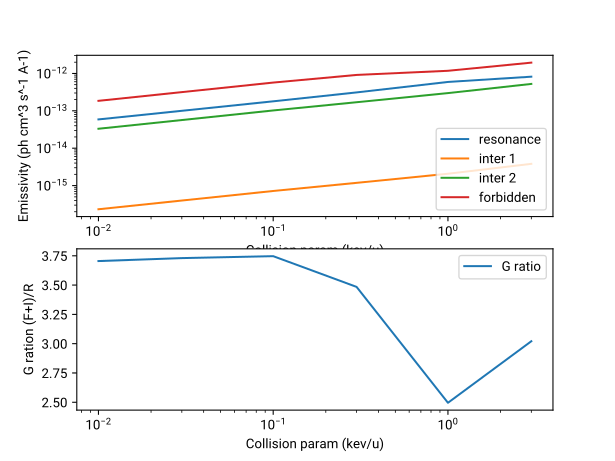

Here is the Python script that generated this plot:
# List CX line intensities

#

import acx2
import matplotlib.pyplot as plt
import numpy

# declare a acx2 model
am = acx2.ACXModel()

# add the H and He donors

am.add_donor('H',
             '/export1/projects/ACX2/acx2_H_v1_line.fits',
             '/export1/projects/ACX2/acx2_H_v1_cont.fits',
             '/export1/projects/ACX2/acx2_H_v1_sigma.fits',
             abundset='AG89',\
             elements=[1,2,6,7,8,10,12,13,14,16,18,20,26,28])
             
am.add_donor('He',
             '/export1/projects/ACX2/acx2_He_v1_line.fits',
             '/export1/projects/ACX2/acx2_He_v1_cont.fits',
             '/export1/projects/ACX2/acx2_He_v1_sigma.fits',
             abundset='AG89',\
             elements=[1,2,6,7,8,10,12,13,14,16,18,20,26,28])


# set the relative abundance of the 2 donors
am.set_donorabund(['H','He'], [0.9, 0.1])

# set the acxmodel to fall back on if there is no other data
am.set_acxmodel(8) # the separable model

# set the collision parameter units
am.set_collisiontype(1, 'kev/u') # keV/amu

# set the recombination type
am.set_recombtype(1) # single recombination. 2= all the way to neutral

# set the temperature
am.set_temperature(1.0) # in keV. determines the ionization balance

# get the intensity of the O6+ 7->1 (resonance) transition at 1kev/u

collvals = [0.01,0.03,0.1,0.3,1.0,3.0]

w = []
x = []
y = []
z = []

for ic in collvals:
  c = am.calc_line_emissivity(8, 7, 7, 1, collvalue=ic)
  w.append(c['Epsilon'])
  c = am.calc_line_emissivity(8, 7, 6, 1, collvalue=ic)
  x.append(c['Epsilon'])
  c = am.calc_line_emissivity(8, 7, 5, 1, collvalue=ic)
  y.append(c['Epsilon'])
  c = am.calc_line_emissivity(8, 7, 2, 1, collvalue=ic)
  z.append(c['Epsilon'])

w = numpy.array(w)
x = numpy.array(x)
y = numpy.array(y)
z = numpy.array(z)


# make a figure
fig = plt.figure()
fig.show()
ax = fig.add_subplot(211)
ax.loglog(collvals, w, label='resonance')
ax.loglog(collvals, x, label='inter 1')
ax.loglog(collvals, y, label='inter 2')
ax.loglog(collvals, z, label='forbidden')
#ax.plot(wvbins, s6a, label='3.0kev/u', drawstyle='steps')
ax.legend(loc=0)
ax.set_xlabel('Collision param (kev/u)')
ax.set_ylabel('Emissivity (ph cm^3 s^-1 A-1)')


ax2 = fig.add_subplot(212, sharex=ax)
ax2.semilogx(collvals, (x+y+z)/w, label='G ratio')
ax2.legend(loc=0)
ax2.set_xlabel('Collision param (kev/u)')
ax2.set_ylabel('G ration (F+I)/R')

plt.draw()
zzz=input("Press enter to continue")
fig.savefig('example3.pdf') 
fig.savefig('example3.png') 
fig.savefig('example3.svg') 
